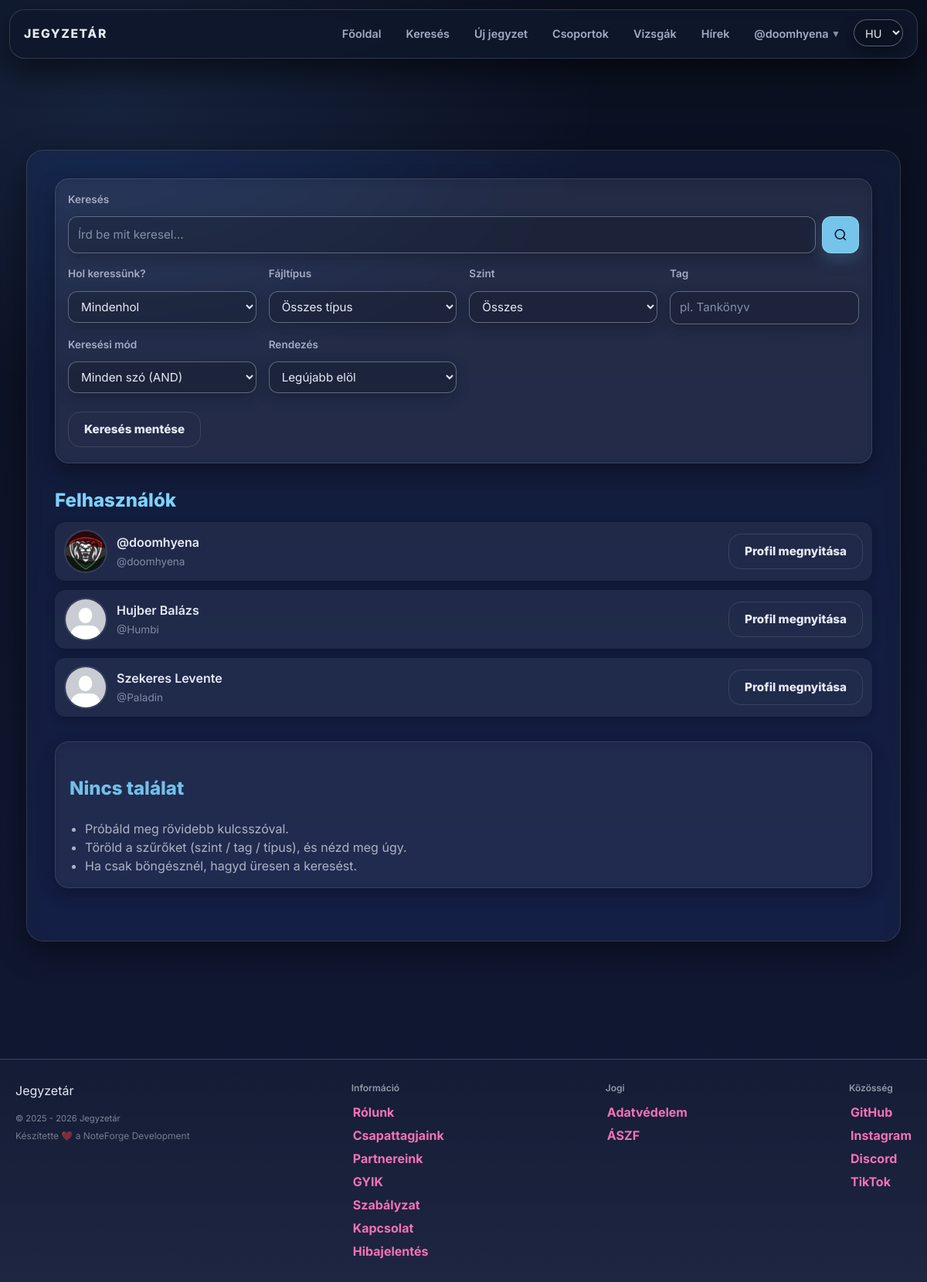
The page /search.php (signed in) on the database its author committed.
### tables this page shows
CREATE TABLE `users` (
  `id` int(11) NOT NULL,
  `lastname` varchar(100) DEFAULT NULL,
  `firstname` varchar(100) DEFAULT NULL,
  `username` varchar(50) NOT NULL,
  `birthdate` date DEFAULT NULL,
  `gender` varchar(10) DEFAULT NULL,
  `email` varchar(50) NOT NULL,
  `profile_picture` varchar(255) DEFAULT NULL,
  `password` varchar(255) NOT NULL,
  `security_question` varchar(255) NOT NULL,
  `security_answer` varchar(255) NOT NULL,
  `admin` tinyint(1) NOT NULL,
  `teacher` tinyint(1) NOT NULL,
  `registration_date` datetime DEFAULT NULL,
  `language` varchar(5) NOT NULL DEFAULT 'hu',
  `oauth_provider` varchar(20) DEFAULT NULL,
  `oauth_sub` varchar(191) DEFAULT NULL,
  `email_verified` tinyint(1) NOT NULL DEFAULT 0,
  `bio` text DEFAULT NULL,
  `profile_theme` varchar(32) NOT NULL DEFAULT 'default',
  `twofa_enabled` tinyint(1) NOT NULL DEFAULT 0,
  `used_reg_code` varchar(64) DEFAULT NULL,
  `used_reg_code_at` datetime DEFAULT NULL,
  `show_fullname` tinyint(1) NOT NULL DEFAULT 1,
  `show_email` tinyint(1) NOT NULL DEFAULT 0,
  `show_birthdate` tinyint(1) NOT NULL DEFAULT 0
);

### search.php (the view, shortened to what the rows shown need)
<?php
    require_once "assets/php/db.php";
    require_once "assets/php/functions.php";
    $scope = strtolower($_GET['scope'] ?? 'all');
    $userResult = null;
    if ($scope !== 'files') {
        $where = '';
        $types = '';
        $params = [];
        $order = 'ORDER BY u.username ASC';
        $sqlUsers = "SELECT u.id, u.username, u.firstname, u.lastname, u.profile_picture, COALESCE(u.show_fullname, 1) AS show_fullname FROM users u $where $order LIMIT 50";
        $userResult = db_query($conn, $sqlUsers, $types, $params);
    }
    require "assets/php/lang.php";
?>
<!DOCTYPE html>
<html lang="<?= htmlspecialchars($lang) ?>">
<head>
    <link rel="stylesheet" href="assets/css/styles.css">
    <script src="https://cdn.jsdelivr.net/npm/@tailwindcss/browser@4"></script>
</head>
<body>
<?php include 'assets/php/navbar.php'; ?>
<div class="content-wrapper w-full">
    <div class="main w-full max-w-6xl mx-auto px-4 md:px-6 lg:px-8 py-6">
        <?php if ($userResult && $userResult->num_rows > 0): ?>
            <div class="list-compact flex flex-col gap-3 mb-6">
                <?php while ($u = $userResult->fetch_assoc()):
                    $usernameRaw = $u['username'];
                    $username = htmlspecialchars($usernameRaw);
                    $fullname = htmlspecialchars(trim(($u['lastname'] ?? '').' '.($u['firstname'] ?? '')));
                    $pfp = "assets/img/default_profile_picture.jpg";
                    if (!empty($u['profile_picture'])) {
                        $fs = __DIR__ . "/users/$usernameRaw/{$u['profile_picture']}";
                        if (file_exists($fs)) {
                            $pfp = "users/$usernameRaw/{$u['profile_picture']}";
                        }
                    }
                ?>
                    <article class="mini-card flex items-center gap-3 p-3 rounded-lg bg-white/5 border border-white/10">
                        <img src="<?= htmlspecialchars($pfp) ?>" alt="" class="w-12 h-12 md:w-14 md:h-14 rounded-full object-cover border-2 border-white/10 flex-shrink-0">
                        <div class="mini-main flex-1 min-w-0">
                            <?php
                        $displayName = (
                            (int)($u['show_fullname'] ?? 1) === 1
                            && $fullname !== ''
                        ) ? $fullname : '@' . $username;
                    ?>
                    <h4 class="mini-title text-base md:text-lg font-semibold truncate"><?= $displayName ?></h4>
                            <p class="mini-meta text-sm md:text-base opacity-75 truncate">@<?= $username ?></p>
                        </div>
                        <a href="profile.php?username=<?= urlencode($usernameRaw) ?>"
                           class="btn-ghost text-sm md:text-base flex-shrink-0"
                           title="<?= htmlspecialchars(t('open_profile')) ?>">
                            <?= htmlspecialchars(t('open_profile')) ?>
                        </a>
                    </article>
                <?php endwhile; ?>
            </div>
        <?php endif; ?>
    </div>
</div>
</body>
</html>

### assets/php/navbar.php (shortened to what the rows shown need)
<?php
	require_once "assets/php/premium.php";
    $isLoggedIn = auth_is_logged_in();
    $user = $isLoggedIn ? auth_user($conn) : null;
    $currentUsername = null;
    if ($user) {
        $isLoggedIn = true;
        $currentUsername = $user['username'];
    }
?>
<nav class="navbar">
    <div class="navbar-content">
        <ul class="nav-links">
            <?php if ($isLoggedIn && $currentUsername): ?>
                <li class="nav-item-has-dropdown">
                    <a href="#" class="nav-account-link">
                        <?= $isLoggedIn && $currentUsername ? '@'.htmlspecialchars($currentUsername) : t('nav_login') ?>
                        <span class="nav-account-chevron">▾</span>
                    </a>
                </li>
            <?php else: ?>
                <li><a href="reglog.php?mode=login"><?= t('nav_login') ?></a></li>
            <?php endif; ?>
        </ul>
    </div>
</nav>

### rows shown on the page
users: username "doomhyena", username+profile_picture (picture), displayName "@doomhyena"
users: displayName "Hujber Balázs", username "Humbi"
users: displayName "Szekeres Levente", username "Paladin"

### other values the page prints
t('nav_home') "Főoldal"
t('nav_search') "Keresés"
t('nav_upload') "Új jegyzet"
t('nav_groups') "Csoportok"
t('nav_exams') "Vizsgák"
t('nav_news') "Hírek"
t('search_input_label') "Keresés"
t('label_scope') "Hol keressünk?"
t('label_type') "Fájltípus"
t('search_level_label') "Szint"
t('search_tag_label') "Tag"
t('search_mode_label') "Keresési mód"
t('label_sort') "Rendezés"
t('save_search_btn') "Keresés mentése"
t('result_users') "Felhasználók"
